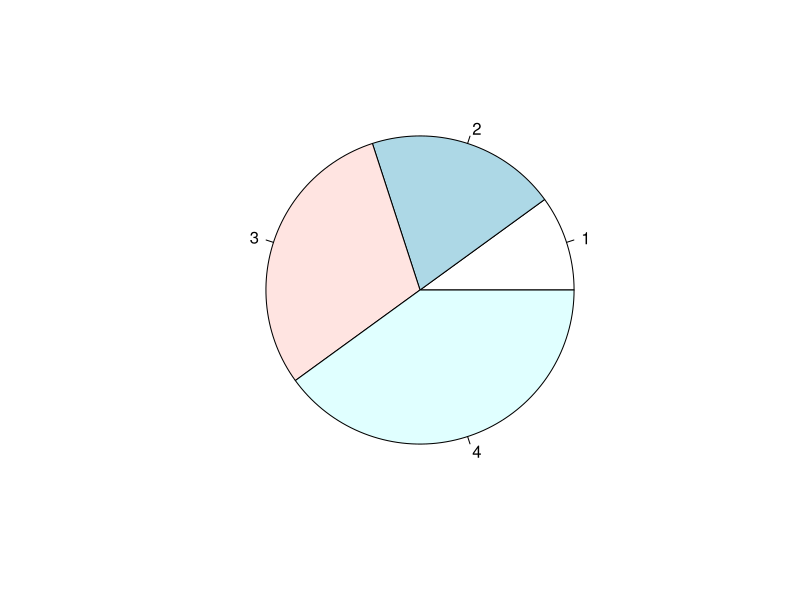
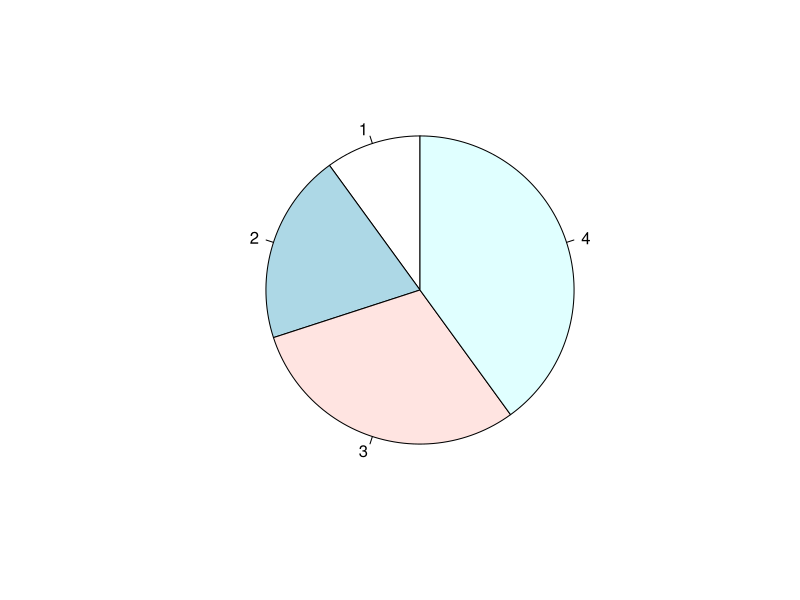
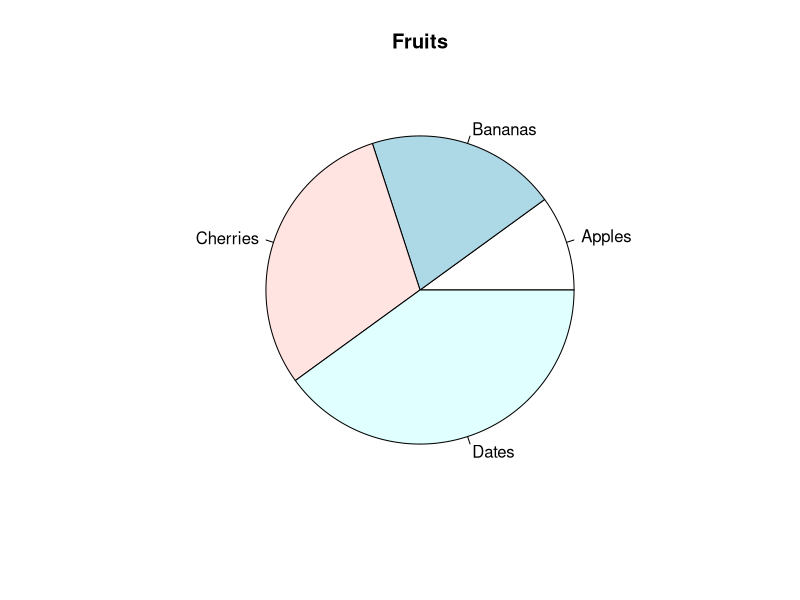
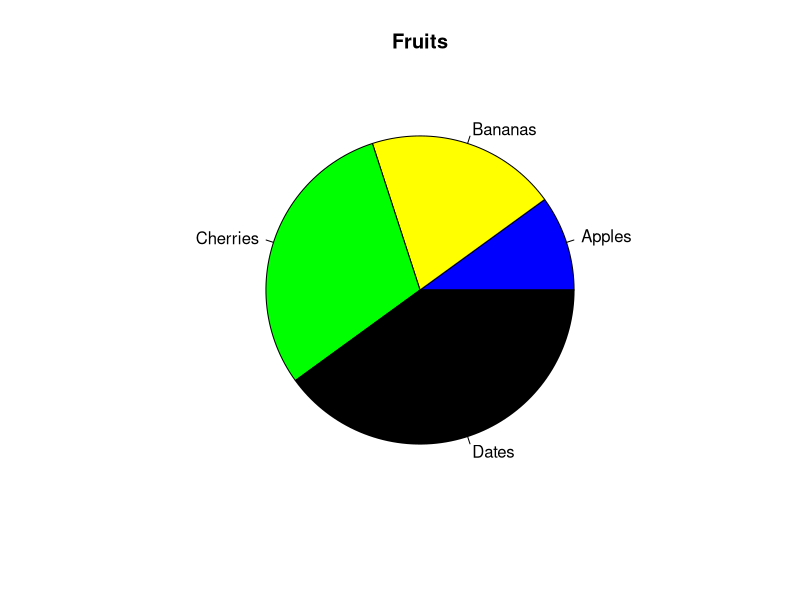
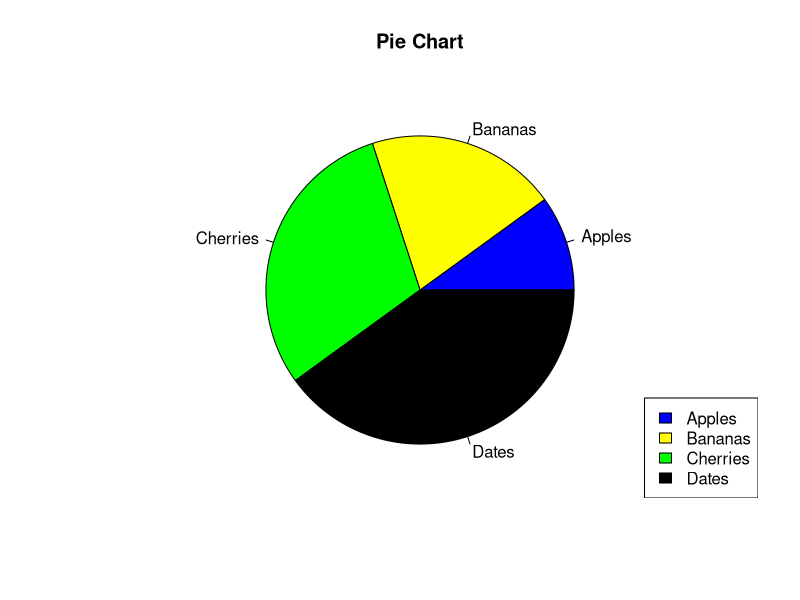

Write the R code that produced these figures, in order.
# A pie chart is a circular graphical view of data.

# Use the pie() function to draw pie charts:
# Create a vector of pies
x <- c(10,20,30,40)

# Display the pie chart
pie(x)

# By default, the plotting of the first pie starts from the x-axis and move counterclockwise.

# You can change the start angle of the pie chart with the init.angle parameter.

# The value of init.angle is defined with angle in degrees, where default angle is 0.

# Create a vector of pies
x <- c(10,20,30,40)

# Display the pie chart and start the first pie at 90 degrees
pie(x, init.angle = 90)

# Use the label parameter to add a label to the pie chart, and use the main parameter to add a header:
# Create a vector of pies
x <- c(10,20,30,40)

# Create a vector of labels
mylabel <- c("Apples", "Bananas", "Cherries", "Dates")

# Display the pie chart with labels
pie(x, label = mylabel, main = "Fruits")

# You can add a color to each pie with the col parameter:
# Create a vector of colors
colors <- c("blue", "yellow", "green", "black")

# Display the pie chart with colors
pie(x, label = mylabel, main = "Fruits", col = colors)

# To add a list of explanation for each pie, use the legend() function:
# Create a vector of labels
mylabel <- c("Apples", "Bananas", "Cherries", "Dates")

# Create a vector of colors
colors <- c("blue", "yellow", "green", "black")

# Display the pie chart with colors
pie(x, label = mylabel, main = "Pie Chart", col = colors)

# Display the explanation box
legend("bottomright", mylabel, fill = colors)

# The legend can be positioned as either:

# bottomright, bottom, bottomleft, left, topleft, top, topright, right, center 